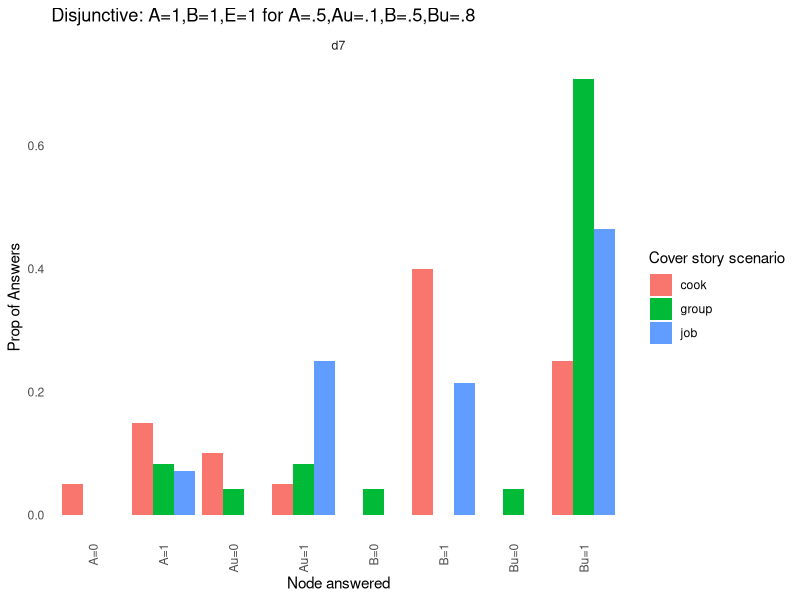
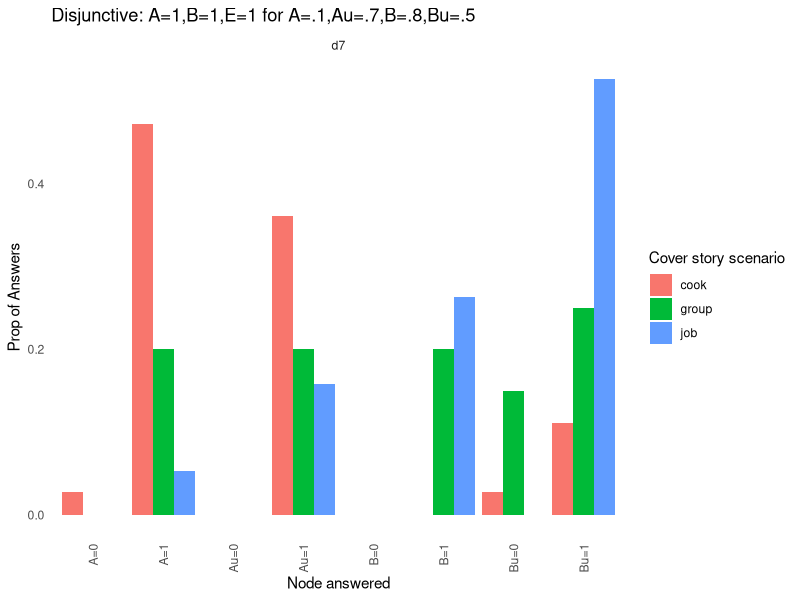

Recreate these plots in R, in order.
## ---- chunk 1
knitr::opts_chunk$set(echo = TRUE)
library(tidyverse)
## ---- chunk 2
# set working directory: 
setwd("~/Documents/GitHub/Collider_cognition/Main_scripts_newexp")
df2 <- read.csv("../Data/ppts.csv")
ansprops <- df2 %>% group_by(pgroup, trialtype, scenario, node3) %>% summarise(n=n())

names <- c(1:4)
ansprops[,names] <- lapply(ansprops[,names] , factor)

## ---- chunk 3
# This is pgroup 1
# ggplot(ansprops %>% filter(pgroup==1), 
#        aes(x = node3, y = n, fill = scenario)) +
#   geom_bar(stat = "identity", position = position_dodge()) +
#   labs(x = "Node answered", y = "Count of Answers", fill = "Cover story scenario") +
#   facet_wrap(~trialtype) +
#   theme_minimal() +
#   theme(panel.grid = element_blank(),
#                axis.text.x = element_text(angle = 90, vjust = 0.5, hjust=1))
## ---- chunk 4
# This is pgroup 2
# ggplot(ansprops %>% filter(pgroup==1), 
#        aes(x = node3, y = n, fill = scenario)) +
#   geom_bar(stat = "identity", position = position_dodge()) +
#   labs(x = "Node answered", y = "Count of Answers", fill = "Cover story scenario") +
#   facet_wrap(~trialtype) +
#   theme_minimal() +
#   theme(panel.grid = element_blank(),
#                axis.text.x = element_text(angle = 90, vjust = 0.5, hjust=1))
## ---- chunk 5
# ggplot(ansprops %>% filter(pgroup==3), 
#        aes(x = node3, y = n, fill = scenario)) +
#   geom_bar(stat = "identity", position = position_dodge()) +
#   labs(x = "Node answered", y = "Count of Answers", fill = "Cover story scenario") +
#   facet_wrap(~trialtype) +
#   theme_minimal() +
#   theme(panel.grid = element_blank(),
#                axis.text.x = element_text(angle = 90, vjust = 0.5, hjust=1))
## ---- chunk 6
pgroups <- c('1', '2', '3')
#pgroups <- c(1:3)
trialtypes <- unique(ansprops$trialtype)
## ---- chunk 7
pg1 <- ansprops %>% filter(pgroup==1, trialtype=='c1')
pg1wide <- pg1 %>% 
  pivot_wider(names_from = scenario, values_from = n, values_fill = 0)
## ---- chunk 8
results_list <- list()

for (pg in pgroups) {
  for (tt in trialtypes) {
    # Subset data for current combination 
    subset_df <- ansprops %>%
      filter(pgroup == pg, trialtype == tt)
    
    # Count occurrences of node3 by condition
    #counts <- subset_df %>%
      #count(node3, condition)
    
    # Widen the data
    wide_df <- subset_df %>%
      pivot_wider(names_from = scenario, values_from = n, values_fill = 0)
    
    # Convert to matrix for chisq.test
    mat <- as.matrix(wide_df[,-(1:3)])  # exclude text columns for a sec
    #row_sums <- rowSums(mat) # need to normalise because different totals may skew it
    #mat2 <- sweep(mat, 1, row_sums, "/")
    
    # Assign row names (node3 categories)
    rownames(mat) <- wide_df$node3
    
    if (all(dim(mat) > 1)) {
      test_result <- fisher.test(mat, simulate.p.value = TRUE, B = 10000)
      results_list[[paste(pg, tt, sep = "_")]] <- test_result
    } else {
      # Store NA if matrix too small for test
      results_list[[paste(pg, tt, sep = "_")]] <- NA
      
    }
  }
}
## ---- chunk 9
  pvals <- sapply(results_list, function(x) if (is.list(x)) x$p.value else NA)
print(pvals)
## ---- chunk 10
counts <- ansprops %>% group_by(pgroup, scenario, trialtype) %>% summarise(n=sum(n))
counts <- counts %>% pivot_wider(names_from = scenario, values_from = n, values_fill = 0)
## ---- chunk 11
sm <- ansprops %>% filter(pgroup %in% c(2,3), trialtype == 'd7')
smb <- sm %>% pivot_wider(names_from = node3, values_from = n, values_fill = 0)

# Calculate row sums for columns 4 to 11
row_sums <- rowSums(smb[, 4:11])
smb2 <- smb

# Normalize columns 4 to 11 by dividing by their row sums
smb2[, 4:11] <- sweep(smb[, 4:11], 1, row_sums, FUN = "/")

# Then go back to longer, urgh
smb2l <- smb2 %>%
  pivot_longer(
    cols = 4:11,
    names_to = "node3",   # name of the new column for the column names
    values_to = "prop"      # name of the new column for the values
  )

ggplot(smb2l %>% filter(pgroup==2), 
       aes(x = node3, y = prop, fill = scenario)) +
  geom_bar(stat = "identity", position = position_dodge()) +
  labs(x = "Node answered", y = "Prop of Answers", fill = "Cover story scenario", title = "Disjunctive: A=1,B=1,E=1 for A=.5,Au=.1,B=.5,Bu=.8") +
  facet_wrap(~trialtype) +
  theme_minimal() +
  theme(panel.grid = element_blank(),
               axis.text.x = element_text(angle = 90, vjust = 0.5, hjust=1)) 
        

ggplot(smb2l %>% filter(pgroup==3), 
       aes(x = node3, y = prop, fill = scenario)) +
  geom_bar(stat = "identity", position = position_dodge()) +
  labs(x = "Node answered", y = "Prop of Answers", fill = "Cover story scenario", title = "Disjunctive: A=1,B=1,E=1 for A=.1,Au=.7,B=.8,Bu=.5") +
  facet_wrap(~trialtype) +
  theme_minimal() +
  theme(panel.grid = element_blank(),
               axis.text.x = element_text(angle = 90, vjust = 0.5, hjust=1))

